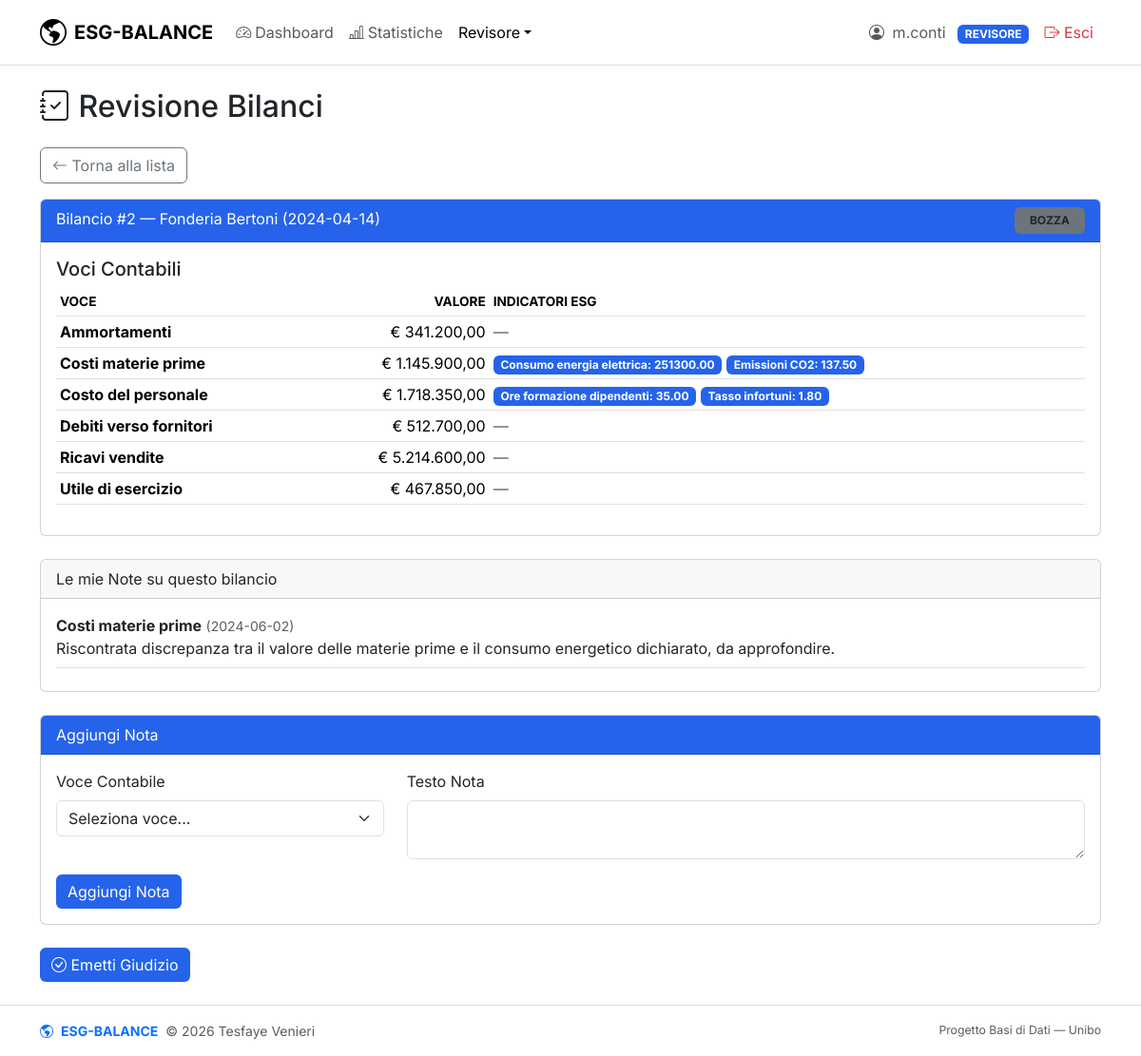
/pages/revisore/revisione.php?id=2 (signed in), run on the app's committed database.
### tables this page shows
CREATE TABLE bilanci (
    id              INT     NOT NULL AUTO_INCREMENT,
    id_azienda      INT     NOT NULL,
    anno            YEAR    NOT NULL,
    data_creazione  DATE    NOT NULL,
    stato           ENUM('bozza','in_revisione','approvato','respinto') DEFAULT 'bozza',
    PRIMARY KEY (id),
    UNIQUE KEY (id_azienda, anno),
    FOREIGN KEY (id_azienda) REFERENCES aziende(id) ON DELETE CASCADE
);

CREATE TABLE aziende (
    id                      INT             NOT NULL AUTO_INCREMENT,
    nome                    VARCHAR(150)    NOT NULL,
    ragione_sociale         VARCHAR(200)    NOT NULL,
    partita_iva             VARCHAR(11)     NOT NULL,
    settore                 VARCHAR(100)    DEFAULT NULL,
    num_dipendenti          INT             DEFAULT NULL,
    logo                    VARCHAR(255)    DEFAULT NULL,
    nr_bilanci              INT             DEFAULT 0,
    username_responsabile   VARCHAR(50)     NOT NULL,
    PRIMARY KEY (id),
    UNIQUE KEY (ragione_sociale),
    UNIQUE KEY (partita_iva),
    FOREIGN KEY (username_responsabile) REFERENCES responsabili(username) ON DELETE CASCADE
);

CREATE TABLE valori_bilancio (
    id_bilancio INT             NOT NULL,
    nome_voce   VARCHAR(150)    NOT NULL,
    valore      DECIMAL(15,2)   NOT NULL,
    PRIMARY KEY (id_bilancio, nome_voce),
    FOREIGN KEY (id_bilancio) REFERENCES bilanci(id) ON DELETE CASCADE,
    FOREIGN KEY (nome_voce)   REFERENCES voci_contabili(nome) ON UPDATE CASCADE
);

CREATE TABLE voci_indicatori (
    id_bilancio         INT             NOT NULL,
    nome_voce           VARCHAR(150)    NOT NULL,
    nome_indicatore     VARCHAR(150)    NOT NULL,
    valore_indicatore   DECIMAL(15,2)   NOT NULL,
    fonte               VARCHAR(255)    NOT NULL,
    data_rilevazione    DATE            NOT NULL,
    PRIMARY KEY (id_bilancio, nome_voce, nome_indicatore),
    FOREIGN KEY (id_bilancio, nome_voce) REFERENCES valori_bilancio(id_bilancio, nome_voce) ON DELETE CASCADE,
    FOREIGN KEY (nome_indicatore) REFERENCES indicatori_esg(nome) ON UPDATE CASCADE
);

CREATE TABLE note_revisione (
    id                  INT             NOT NULL AUTO_INCREMENT,
    username_revisore   VARCHAR(50)     NOT NULL,
    id_bilancio         INT             NOT NULL,
    nome_voce           VARCHAR(150)    NOT NULL,
    data_nota           DATE            NOT NULL,
    testo               TEXT            NOT NULL,
    PRIMARY KEY (id),
    FOREIGN KEY (username_revisore, id_bilancio)
        REFERENCES revisioni(username_revisore, id_bilancio) ON DELETE CASCADE,
    FOREIGN KEY (id_bilancio, nome_voce)
        REFERENCES valori_bilancio(id_bilancio, nome_voce) ON DELETE CASCADE ON UPDATE CASCADE
);

### includes/auth.php (called while the page is built, shortened)
<?php
function currentUser(): ?string
{
    return $_SESSION['username'] ?? null;
}

### includes/db.php (called while the page is built, shortened)
<?php
function query(string $sql, array $params = []): array
{
    $pdo = getDBConnection();
    $stmt = $pdo->prepare($sql);
    $stmt->execute($params);
    return $stmt->fetchAll();
}
function queryOne(string $sql, array $params = []): ?array
{
    $rows = query($sql, $params);
    return $rows[0] ?? null;
}

### includes/functions.php (called while the page is built, shortened)
<?php
function statoBadgeClass(string $stato): string
{
    return match ($stato) {
        'bozza' => 'bg-secondary text-dark',
        'in_revisione' => 'bg-accent text-white',
        'approvato' => 'bg-primary text-white',
        'respinto' => 'bg-secondary text-dark border border-2 border-primary',
        default => 'bg-secondary',
    };
}

### pages/revisore/revisione.php (the view, shortened to what this page needs)
<?php
require_once __DIR__ . '/../../includes/auth.php';
require_once __DIR__ . '/../../includes/db.php';
require_once __DIR__ . '/../../includes/functions.php';
$username = currentUser();
$id_bilancio = (int)($_GET['id'] ?? 0);
$bilanci_assegnati = query(
    "SELECT r.id_bilancio, b.data_creazione, b.stato, a.nome AS azienda
     FROM revisioni r
     JOIN bilanci b ON b.id = r.id_bilancio
     JOIN aziende a ON a.id = b.id_azienda
     WHERE r.username_revisore = ?
     ORDER BY b.data_creazione DESC",
    [$username]
);
$bilancio_detail = null;
$valori = [];
$note = [];
$indicatori_voci = [];
if ($id_bilancio > 0) {
    $bilancio_detail = queryOne(
        "SELECT b.*, a.nome AS azienda, a.ragione_sociale
         FROM bilanci b
         JOIN aziende a ON a.id = b.id_azienda
         JOIN revisioni r ON r.id_bilancio = b.id
         WHERE b.id = ? AND r.username_revisore = ?",
        [$id_bilancio, $username]
    );
    $valori = query(
        "SELECT vb.nome_voce, vb.valore FROM valori_bilancio vb WHERE vb.id_bilancio = ? ORDER BY vb.nome_voce",
        [$id_bilancio]
    );
    $note = query(
        "SELECT nr.nome_voce, nr.testo, nr.data_nota
         FROM note_revisione nr
         WHERE nr.username_revisore = ? AND nr.id_bilancio = ?
         ORDER BY nr.data_nota DESC",
        [$username, $id_bilancio]
    );
    $indicatori_voci = query(
        "SELECT vi.nome_voce, vi.nome_indicatore, vi.valore_indicatore, vi.fonte, vi.data_rilevazione
         FROM voci_indicatori vi WHERE vi.id_bilancio = ?
         ORDER BY vi.nome_voce, vi.nome_indicatore",
        [$id_bilancio]
    );
}
require_once __DIR__ . '/../../includes/header.php';
?>
<h2 class="mb-4"><i class="bi bi-journal-check"></i> Revisione Bilanci</h2>
<?php if (!$bilancio_detail): ?>
    <div class="card">
        <div class="card-header bg-accent text-white">Bilanci Assegnati</div>
        <div class="card-body">
            <?php if (empty($bilanci_assegnati)): ?>
                <p class="text-muted">Nessun bilancio assegnato.</p>
            <?php else: ?>
                <table class="table table-hover">
                    <thead>
                        <tr>
                            <th>#</th>
                            <th>Azienda</th>
                            <th>Data</th>
                            <th>Stato</th>
                            <th></th>
                        </tr>
                    </thead>
                    <tbody>
                        <?php foreach ($bilanci_assegnati as $b): ?>
                            <tr>
                                <td><?php echo $b['id_bilancio']; ?></td>
                                <td><?php echo htmlspecialchars($b['azienda']); ?></td>
                                <td><?php echo $b['data_creazione']; ?></td>
                                <td><span class="badge text-uppercase px-3 py-2
                                <?php echo statoBadgeClass($b['stato']); ?>">
                                        <?php echo $b['stato']; ?></span></td>
                                <td>
                                    <a href="revisione.php?id=<?php echo $b['id_bilancio']; ?>"
                                        class="btn btn-sm btn-outline-accent">Apri</a>
                                </td>
                            </tr>
                        <?php endforeach; ?>
                    </tbody>
                </table>
            <?php endif; ?>
        </div>
    </div>
<?php else: ?>
    <a href="revisione.php" class="btn btn-outline-secondary mb-3"><i class="bi bi-arrow-left"></i> Torna alla lista</a>
    <div class="card mb-4">
        <div class="card-header bg-accent text-white">
            Bilancio #<?php echo $bilancio_detail['id']; ?> —
            <?php echo htmlspecialchars($bilancio_detail['azienda']); ?>
            (<?php echo $bilancio_detail['data_creazione']; ?>)
            <span class="badge text-uppercase px-3 py-2
                <?php echo statoBadgeClass($bilancio_detail['stato']); ?> float-end">
                <?php echo $bilancio_detail['stato']; ?></span>
        </div>
        <div class="card-body">
            <h5>Voci Contabili</h5>
            <table class="table table-sm">
                <thead>
                    <tr>
                        <th>Voce</th>
                        <th class="text-end">Valore</th>
                        <th>Indicatori ESG</th>
                    </tr>
                </thead>
                <tbody>
                    <?php foreach ($valori as $v): ?>
                        <tr>
                            <td><strong><?php echo htmlspecialchars($v['nome_voce']); ?></strong></td>
                            <td class="text-end">&euro; <?php echo number_format($v['valore'], 2, ',', '.'); ?></td>
                            <td>
                                <?php
                                $ind_voce = array_filter($indicatori_voci, fn($i) => $i['nome_voce'] === $v['nome_voce']);
                                if (empty($ind_voce)): ?>
                                    <span class="text-muted">—</span>
                                    <?php else:
                                    foreach ($ind_voce as $iv): ?>
                                        <span class="badge bg-accent"><?php echo htmlspecialchars($iv['nome_indicatore']); ?>:
                                            <?php echo $iv['valore_indicatore']; ?></span>
                                <?php endforeach;
                                endif; ?>
                            </td>
                        </tr>
                    <?php endforeach; ?>
                </tbody>
            </table>
        </div>
    </div>
    <?php if (!empty($note)): ?>
        <div class="card mb-4">
            <div class="card-header">Le mie Note su questo bilancio</div>
            <div class="card-body">
                <?php foreach ($note as $n): ?>
                    <div class="border-bottom pb-2 mb-2">
                        <strong><?php echo htmlspecialchars($n['nome_voce']); ?></strong>
                        <small class="text-muted">(<?php echo $n['data_nota']; ?>)</small>
                        <p class="mb-0"><?php echo htmlspecialchars($n['testo']); ?></p>
                    </div>
                <?php endforeach; ?>
            </div>
        </div>
    <?php endif; ?>
    <div class="card">
        <div class="card-header bg-accent text-white">Aggiungi Nota</div>
        <div class="card-body">
            <form method="POST">
                <div class="row">
                    <div class="col-md-4 mb-3">
                        <label for="nome_voce" class="form-label">Voce Contabile</label>
                        <select class="form-select" id="nome_voce" name="nome_voce" required>
                            <option value="">Seleziona voce...</option>
                        </select>
                    </div>
                    <div class="col-md-8 mb-3">
                        <label for="testo" class="form-label">Testo Nota</label>
                        <textarea class="form-control" id="testo" name="testo" rows="2" required></textarea>
                    </div>
                </div>
                <button type="submit" class="btn btn-accent">Aggiungi Nota</button>
            </form>
        </div>
    </div>
    <div class="mt-3">
        <a href="giudizio.php?id=<?php echo $id_bilancio; ?>" class="btn btn-accent">
            <i class="bi bi-check-circle"></i> Emetti Giudizio
        </a>
    </div>
<?php endif; ?>
<?php require_once __DIR__ . '/../../includes/footer.php'; ?>

### data on the page
bilanci: id "2", id_azienda.nome "Fonderia Bertoni", data_creazione "2024-04-14", stato "BOZZA"
valori_bilancio: nome_voce "Ammortamenti", valore "341.200,00"
valori_bilancio: nome_voce "Costi materie prime", valore "1.145.900,00"
voci_indicatori: nome_indicatore "Consumo energia elettrica", valore_indicatore "251300.00"
voci_indicatori: nome_indicatore "Emissioni CO2", valore_indicatore "137.50"
valori_bilancio: nome_voce "Costo del personale", valore "1.718.350,00"
voci_indicatori: nome_indicatore "Ore formazione dipendenti", valore_indicatore "35.00"
voci_indicatori: nome_indicatore "Tasso infortuni", valore_indicatore "1.80"
valori_bilancio: nome_voce "Debiti verso fornitori", valore "512.700,00"
valori_bilancio: nome_voce "Ricavi vendite", valore "5.214.600,00"
valori_bilancio: nome_voce "Utile di esercizio", valore "467.850,00"
note_revisione: nome_voce "Costi materie prime", data_nota "2024-06-02", testo "Riscontrata discrepanza tra il valore delle materie prime e il consumo energetico dichiarato, da approfondire."

### other printed values
$current_user "m.conti"
$current_role "REVISORE"
